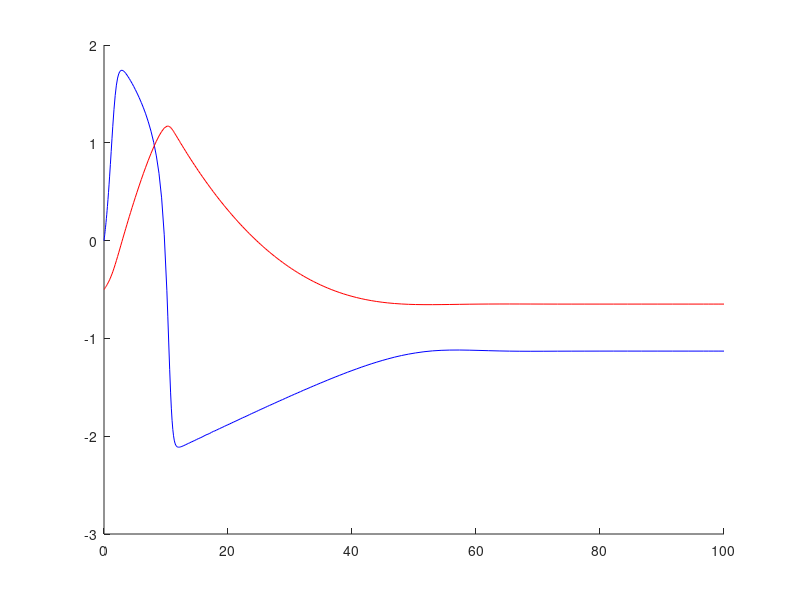
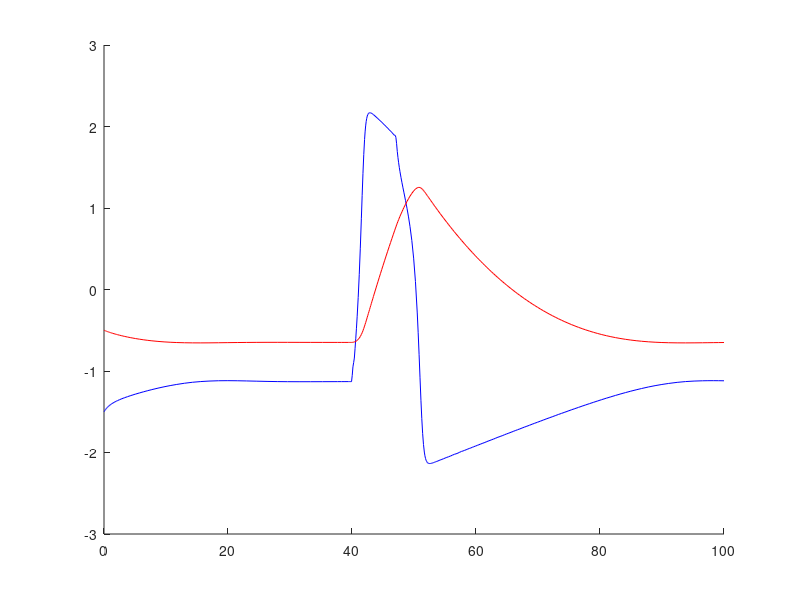

Source code (MATLAB) for these figures, in order:
% set parameters 
epsilon = 0.08;
a = 1;
b = 0.2;

% set initial population sizes
V0 = 0;
W0 = -0.5;

% I stuff

I0 = 1.0;
tStart = 40;
tStop = 47;
I =@(t) I0*(t>tStart).*(t<tStop);


% write system of odes
dVWdt = @(VW) [VW(1)-(VW(1).^3)/3-VW(2);...
               epsilon*(VW(1)+a-b*VW(2))];

% solve
[t,VW] = ode45(@(t,x) dVWdt(x),[0 100],[V0;W0]);

% plot
figure; clf; hold on;
plot(t,VW(:,1),'b');
plot(t,VW(:,2),'r');

%%

% set parameters 
epsilon = 0.08;
a = 1;
b = 0.2;

% set initial population sizes
V0 = -1.5;
W0 = -0.5;

% I stuff

I0 = 1.0;
tStart = 40;
tStop = 47;
I =@(t) I0*(t>tStart).*(t<tStop);


% write system of odese
dVWdt = @(t,VW) [VW(1)-(VW(1).^3)/3-VW(2)+I(t);...
               epsilon*(VW(1)+a-b*VW(2))];

% solve
[t,VW] = ode45(@(t,x) dVWdt(t,x),[0 100],[V0;W0]);

% plot
figure; clf; hold on;
plot(t,VW(:,1),'b');
plot(t,VW(:,2),'r');

